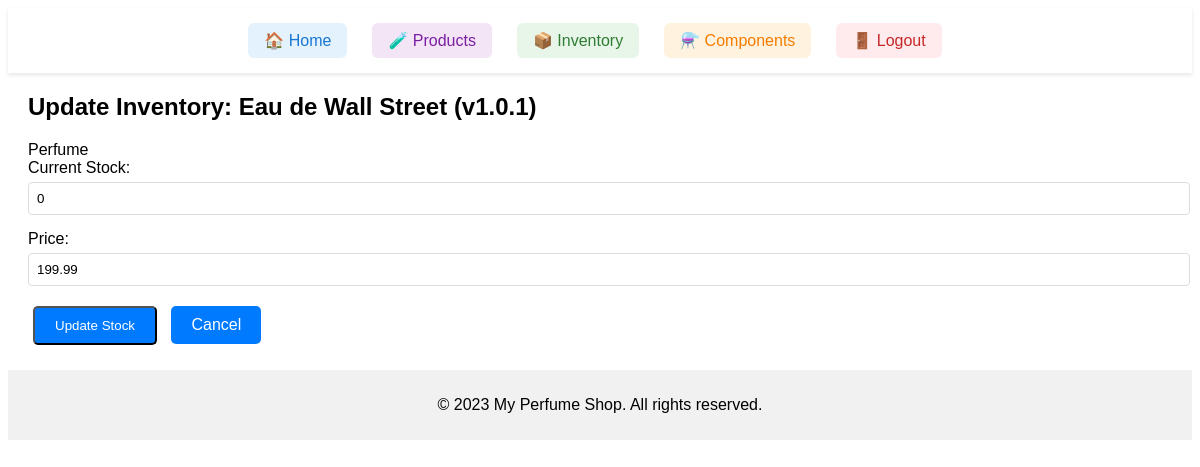
The app's page /product/edit/1/1.0.1 (signed in) with its own data.
### app/models.py (models this page shows, shortened)
class Product(db.Model):
    id = db.Column(db.Integer, primary_key=True)
    name = db.Column(db.String(100), nullable=False)
    base_price = db.Column(db.Float, nullable=False)  # Base price for the product
    description = db.Column(db.Text)
    category = db.Column(db.String(50))
    versions = db.relationship('ProductVersion', backref='product', lazy=True)
    components = db.relationship('Component',
                               secondary=product_components,
                               backref=db.backref('products', lazy=True))
    inventory_entries = db.relationship('ProductInventory', backref='product', lazy=True, order_by='desc(ProductInventory.created_at)')

class ProductInventory(db.Model):
    id = db.Column(db.Integer, primary_key=True)
    product_id = db.Column(db.Integer, db.ForeignKey('product.id'), nullable=False)
    version = db.Column(db.String(10), nullable=False)
    inventory = db.Column(db.Integer, default=0)
    price = db.Column(db.Float, nullable=False)  # Specific price for this version
    created_at = db.Column(db.DateTime, default=datetime.utcnow)

### app/views/product.py (the view, shortened to what this page needs)
@product_bp.route('/edit/<int:id>/<string:version>', methods=['GET', 'POST'])
@login_required
@admin_required
def edit_product_inventory(id, version):
    inventory_entry = ProductInventory.query.filter_by(
        product_id=id,
        version=version
    ).first_or_404()
    return render_template('product/edit_inventory.html', entry=inventory_entry)

### app/__init__.py (called while the page is built)
@login_manager.user_loader
def load_user(user_id):
    from .models import User  # Import User here to avoid circular import
    return User.query.get(int(user_id))

### app/views/product.py (called while the page is built)
def admin_required(f):
    @wraps(f)
    def decorated_function(*args, **kwargs):
        if not current_user.is_authenticated or current_user.role != 'admin':
            flash('You need admin privileges to access this page.')
            return redirect(url_for('product.index'))
        return f(*args, **kwargs)
    return decorated_function

### app/templates/product/edit_inventory.html (shortened to what this page needs)
{% extends 'base.html' %}
{% block content %}
<div class="edit-component">
    <div class="component-card">
        <div class="component-header">
            <h2>Update Inventory: {{ entry.product.name }} (v{{ entry.version }})</h2>
            <span class="type-tag">{{ entry.product.category }}</span>
        </div>
        <form method="post">
            <div class="form-group">
                <label for="inventory">Current Stock:</label>
                <input type="number"
                       id="inventory"
                       name="inventory"
                       value="{{ entry.inventory }}"
                       required
                       min="0">
            </div>
            <div class="form-group">
                <label for="price">Price:</label>
                <input type="number"
                       id="price"
                       name="price"
                       value="{{ entry.price }}"
                       step="0.01"
                       required>
            </div>
            <div class="form-actions">
                <button type="submit" class="btn save-btn">Update Stock</button>
                <a href="{{ url_for('product.index') }}" class="btn cancel-btn">Cancel</a>
            </div>
        </form>
    </div>
</div>
{% endblock %}

### app/static/css/style.css (style rules this page uses)
body { font-family: Arial, sans-serif; }
.form-group { margin-bottom: 15px; }
.form-group label { display: block; margin-bottom: 5px; }
.form-group input, .form-group select { width: 100%; padding: 8px; border: 1px solid #ddd; border-radius: 4px; }
.btn { display: inline-block; padding: 10px 20px; background-color: #007bff; color: white; text-decoration: none; border-radius: 5px; margin: 5px; }

### records on screen
Product: product.name "Eau de Wall Street", product.category "Perfume"
ProductInventory: version "1.0.1", inventory "0", price "199.99"
